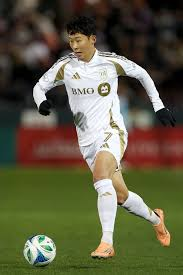
#> input picture data/input_images/son.png, 183 x 275 px, found by its file name; its folder holds 5 pictures in this run
$ python main_brain.py   (older library calls are emulated)
#> lines starting #> are read from the running program, lines starting #| are printed output that depends on the picture; after the words box and inside, x2 and y2 are one past the last pixel; in counts of white or black regions, pixels touching at a corner belong together
### brain/src/feature_extractor.py
import cv2
import numpy as np

from .features import *

def get_priority_map(image_name):
    """
    Gets the priority map using 6 feature maps.
    Sets different weights on the feature maps according to their importance.
    """
#> called with image_name = 'data/input_images/son.png'

    image_path = f"../data/input_images/{image_name}"

    image = cv2.imread(image_path)
#> image is the input picture: shape (275, 183, 3); mean B, G, R 67.9, 92.8, 96

    gray = cv2.cvtColor(image, cv2.COLOR_BGR2GRAY)
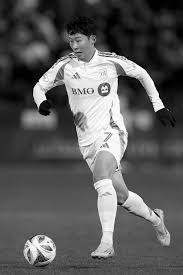
#> gray: shape (275, 183); min 0, max 255, mean 90.9

    # Get feature maps
    canny_raw  = get_canny(gray)

    f_canny    = canny_raw.astype(float) / 255.0
    f_sobel    = get_sobel(gray).astype(float) / 255.0
    f_saliency = get_saliency(image).astype(float) / 255.0
    f_laplace  = get_laplacian(gray).astype(float) / 255.0
    f_corners  = get_corners(gray).astype(float) / 255.0
    f_dist     = get_distance_fill(canny_raw).astype(float) / 255.0

    # Weight distribution: [canny, sobel, laplace, corners] = [0.4, 0.2, 0.2, 0.2]
    priority = (
        (0.50 * f_canny) +
        (0.20 * f_sobel) +
        (0.20 * f_laplace) +
        (0.10 * f_corners)
    )

    # If saliency is below 0.1, it's most likely a useless feature (shadows)
    f_saliency[f_saliency < 0.1] = 0.0

    # Saliency masking
    priority *= f_saliency

    # Distance fitting
    priority += 0.05 * f_dist

    return np.clip(priority, 0, 1)

### brain/src/features.py
import cv2
import numpy as np

def normalize_map(f_map):
    """Utility to ensure every feature map is consistently 0-255 uint8"""
    if f_map.max() > 0:
        f_map = cv2.normalize(f_map, None, 0, 255, cv2.NORM_MINMAX)

    return f_map.astype("uint8")

# --- Features ---

def get_canny(image):
    """Detects Canny Edge"""
    edges = cv2.Canny(image, 75, 150)
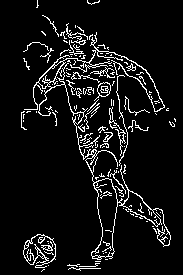
#> edges: shape (275, 183); 7.7% white in thin lines or dots, all inside (x1, y1, x2, y2) = (21, 0, 176, 272)

    return edges

def get_sobel(image):
    """Detects Sobel Edge"""
    sobelx = cv2.Sobel(image, cv2.CV_64F, 1, 0, ksize=3)  # Horizontal edges
    sobely = cv2.Sobel(image, cv2.CV_64F, 0, 1, ksize=3)  # Vertical edges
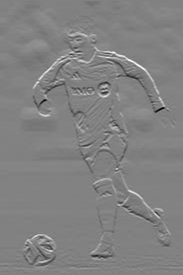
#> sobely: shape (275, 183) float64; min -951, max 918, mean 1.2; drawn with min black and max white

    # Compute gradient magnitude
    gradient_magnitude = cv2.magnitude(sobelx, sobely)

    return normalize_map(gradient_magnitude)

def get_saliency(image):
    """Gets the Saliency map"""
    saliency = cv2.saliency.StaticSaliencyFineGrained_create()
    (success, saliencyMap) = saliency.computeSaliency(image)
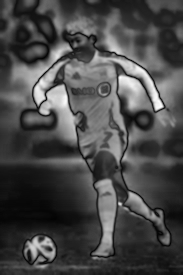
#> saliencyMap: shape (275, 183) float32; min 0.0118, max 1, mean 0.286
#> success = True
    saliencyMap = (saliencyMap * 255)

    return normalize_map(saliencyMap)

def get_laplacian(image):
    """Detects high-frequency textures"""
    lap = cv2.Laplacian(image, cv2.CV_64F)
    lap = np.absolute(lap)

    return normalize_map(lap)

def get_corners(image):
    """Detects corners"""
    t_image = np.float32(image) # CornerHarris works best on float32
    dst = cv2.cornerHarris(t_image, 2, 3, 0.04)
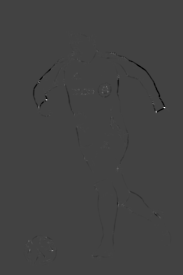
#> dst: shape (275, 183) float32; min -94673144, max 266494240, mean -295601.7; drawn with min black and max white
    dst = cv2.dilate(dst, None)

    return normalize_map(dst)

def get_distance_fill(edges):
    """Calculates furthest distance from edges"""
    dist = cv2.distanceTransform(255 - edges, cv2.DIST_L2, 5)
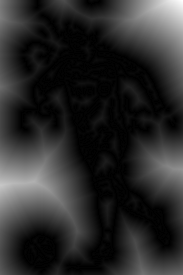
#> dist: shape (275, 183) float32; min 0, max 77.3, mean 13.1; drawn with min black and max white

    return normalize_map(dist)

### main_brain.py
import matplotlib.pyplot as plt
import cv2
from brain.src.feature_extractor import get_priority_map

def visualize_brain_logic(image_path):
    # 1. Get the final map (values 0.0 to 1.0)
    priority_map = get_priority_map(image_path)

    # 2. Display it
    plt.figure(figsize=(10, 8))

    # Use 'inferno' or 'magma' colormap—it makes high-priority areas
    # look like glowing "heat" which is easier to debug than grayscale.
    plt.imshow(priority_map, cmap='magma')
    plt.colorbar(label="Drone Priority (0.0 to 1.0)")
    plt.title("The Priority Map: Where the Swarm wants to be")
    plt.axis('off')
    plt.show()
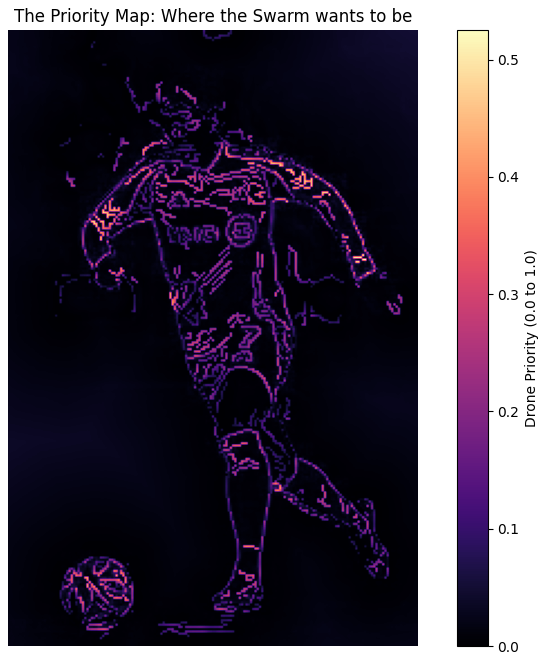
#> figure drawn by matplotlib, 2 panels

# Run it on your Minion!
visualize_brain_logic("data/input_images/son.png")
